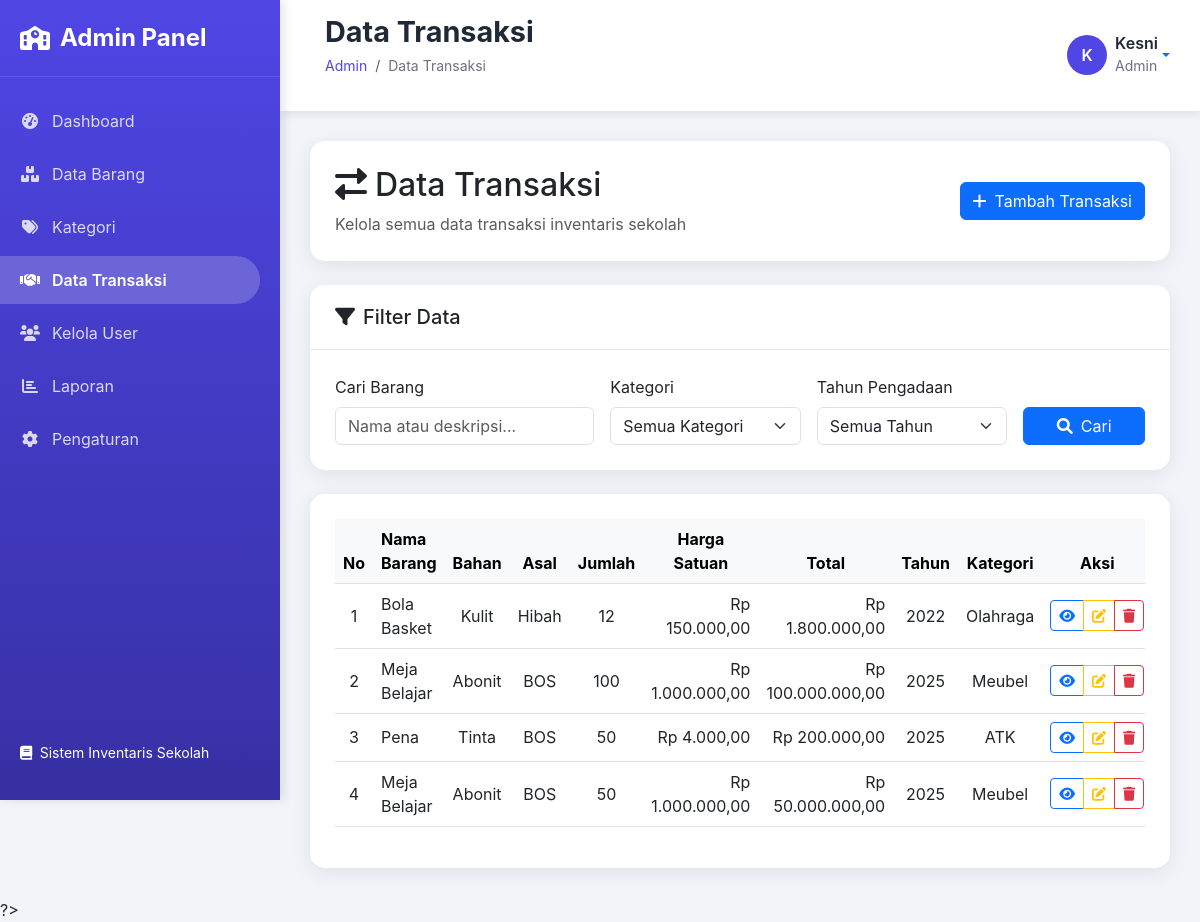
/admin/transaksi/index.php (signed in), run on the app's committed database.
### tables this page shows
CREATE TABLE `transaksi` (
  `id` int(11) NOT NULL,
  `kategori_id` int(11) DEFAULT NULL,
  `nama_barang` varchar(200) NOT NULL,
  `deskripsi` longtext DEFAULT NULL,
  `bahan` varchar(255) DEFAULT NULL,
  `asal` varchar(255) DEFAULT NULL,
  `jumlah` int(11) DEFAULT NULL,
  `harga_satuan` decimal(15,2) NOT NULL DEFAULT 0.00,
  `total` decimal(15,2) DEFAULT 0.00,
  `tahun_pengadaan` year(4) DEFAULT NULL,
  `created_at` timestamp NULL DEFAULT current_timestamp(),
  `updated_at` timestamp NULL DEFAULT current_timestamp() ON UPDATE current_timestamp()
);

CREATE TABLE `kategori` (
  `id` int(11) NOT NULL,
  `nama_kategori` varchar(100) NOT NULL,
  `deskripsi` text DEFAULT NULL,
  `created_at` timestamp NULL DEFAULT current_timestamp(),
  `updated_at` timestamp NULL DEFAULT current_timestamp() ON UPDATE current_timestamp()
);

### admin/transaksi/index.php (the view, shortened to what this page needs)
<?php
require_once '../includes/header.php';
?>
<?php
$search = isset($_GET['search']) ? validateInput($_GET['search']) : '';
$page = isset($_GET['page']) ? max(1, (int)$_GET['page']) : 1;
$limit = 10;
$offset = ($page - 1) * $limit;
try {
    $pdo = new PDO("mysql:host=localhost;dbname=inventaris_sekolah", "root", "");
    $pdo->setAttribute(PDO::ATTR_ERRMODE, PDO::ERRMODE_EXCEPTION);
    $where = [];
    $where_clause = $where ? "WHERE " . implode(" AND ", $where) : "";
    $query = "
        SELECT t.*, k.nama_kategori
        FROM transaksi t
        LEFT JOIN kategori k ON t.kategori_id = k.id
        $where_clause
        ORDER BY t.created_at DESC
        LIMIT :limit OFFSET :offset
    ";
    $stmt = $pdo->prepare($query);
    $stmt->bindValue(':limit', (int)$limit, PDO::PARAM_INT);
    $stmt->bindValue(':offset', (int)$offset, PDO::PARAM_INT);
    $stmt->execute();
    $transaksi_list = $stmt->fetchAll(PDO::FETCH_ASSOC);
} catch (Exception $e) {
    error_log("[admin/transaksi/index.php] " . $e->getMessage());
    $transaksi_list = [];
    $total_pages = 0;
    $kategori_list = [];
    $total_records = 0;
}
?>
<div class="row mb-4">
    <div class="col-12">
        <div class="card">
            <div class="card-body">
                <div class="row align-items-center">
                    <div class="col-md-8">
                        <h2 class="mb-2">
                            <i class="fas fa-exchange-alt me-2"></i>Data Transaksi
                        </h2>
                        <p class="text-muted mb-0">Kelola semua data transaksi inventaris sekolah</p>
                    </div>
                    <div class="col-md-4 text-md-end">
                        <a href="?action=add" class="btn btn-primary">
                            <i class="fas fa-plus me-2"></i>Tambah Transaksi
                        </a>
                    </div>
                </div>
            </div>
        </div>
    </div>
</div>
<div class="row mb-4">
    <div class="col-12">
        <div class="card">
            <div class="card-header">
                <h5 class="mb-0"><i class="fas fa-filter me-2"></i>Filter Data</h5>
            </div>
            <div class="card-body">
                <form method="GET" action="" class="row g-3">
                    <div class="col-lg-4 col-md-6 col-12">
                        <label for="search" class="form-label">Cari Barang</label>
                        <input type="text" class="form-control" id="search" name="search"
                            value="<?= htmlspecialchars($search) ?>" placeholder="Nama atau deskripsi...">
                    </div>
                    <div class="col-lg-3 col-md-6 col-12">
                        <label for="kategori" class="form-label">Kategori</label>
                        <select class="form-select" id="kategori" name="kategori">
                            <option value="">Semua Kategori</option>
                        </select>
                    </div>
                    <div class="col-lg-3 col-md-6 col-12">
                        <label for="tahun" class="form-label">Tahun Pengadaan</label>
                        <select class="form-select" id="tahun" name="tahun">
                            <option value="">Semua Tahun</option>
                        </select>
                    </div>
                    <div class="col-lg-2 col-md-6 col-12">
                        <label class="form-label">&nbsp;</label>
                        <div class="d-grid">
                            <button type="submit" class="btn btn-primary">
                                <i class="fas fa-search me-2"></i><span class="d-none d-md-inline">Cari</span>
                            </button>
                        </div>
                    </div>
                </form>
            </div>
        </div>
    </div>
</div>
<div class="row">
    <div class="col-12">
        <div class="card">
            <div class="card-body">
                <?php if (empty($transaksi_list)): ?>
                    <div class="text-center py-5">
                        <i class="fas fa-exchange-alt fa-3x text-muted mb-3"></i>
                        <h5 class="text-muted">Tidak ada data transaksi</h5>
                        <p class="text-muted">Tambahkan transaksi baru</p>
                        <a href="?action=add" class="btn btn-primary"><i class="fas fa-plus me-1"></i>Tambah Transaksi</a>
                    </div>
                <?php else: ?>
                    <div class="table-responsive">
                        <table class="table table-hover align-middle">
                            <thead class="table-light text-center">
                                <tr>
                                    <th style="width:60px">No</th>
                                    <th class="text-start">Nama Barang</th>
                                    <th>Bahan</th>
                                    <th>Asal</th>
                                    <th>Jumlah</th>
                                    <th>Harga Satuan</th>
                                    <th>Total</th>
                                    <th class="d-none d-md-table-cell">Tahun</th>
                                    <th class="d-none d-md-table-cell">Kategori</th>
                                    <th>Aksi</th>
                                </tr>
                            </thead>
                            <tbody>
                                <?php $no = ($offset ?? 0) + 1; ?>
                                <?php foreach ($transaksi_list as $t): ?>
                                    <tr>
                                        <td class="text-center"><?= $no++ ?></td>
                                        <td><?= htmlspecialchars($t['nama_barang'] ?? '-') ?></td>
                                        <td class="text-center"><?= htmlspecialchars($t['bahan'] ?? '-') ?></td>
                                        <td class="text-center"><?= htmlspecialchars($t['asal'] ?? '-') ?></td>
                                        <td class="text-center"><?= (int)($t['jumlah'] ?? 0) ?></td>
                                        <td class="text-end">Rp <?= number_format((float)($t['harga_satuan'] ?? 0), 2, ',', '.') ?></td>
                                        <td class="text-end">Rp <?= number_format((float)($t['total'] ?? 0), 2, ',', '.') ?></td>
                                        <td class="text-center d-none d-md-table-cell"><?= htmlspecialchars($t['tahun_pengadaan'] ?? '-') ?></td>
                                        <td class="text-center d-none d-md-table-cell"><?= htmlspecialchars($t['nama_kategori'] ?? '-') ?></td>
                                        <td class="text-center">
                                            <div class="btn-group" role="group">
                                                <button type="button" class="btn btn-sm btn-outline-primary" onclick="showDetail(<?= $t['id'] ?>)"><i class="fas fa-eye"></i></button>
                                                <a href="?action=edit&id=<?= $t['id'] ?>" class="btn btn-sm btn-outline-warning"><i class="fas fa-edit"></i></a>
                                                <button type="button" class="btn btn-sm btn-outline-danger" onclick="showDeleteModal(<?= $t['id'] ?>, '<?= htmlspecialchars(addslashes($t['nama_barang'] ?? 'Transaksi')) ?>')"><i class="fas fa-trash"></i></button>
                                            </div>
                                        </td>
                                    </tr>
                                <?php endforeach; ?>
                            </tbody>
                        </table>
                    </div>
                <?php endif; ?>
            </div>
        </div>
    </div>
</div>
<?php require_once '../includes/footer.php'; ?>

### admin/includes/header.php (style rules this page uses)
:root { --primary-color: #4f46e5; --primary-dark: #3730a3; --secondary-color: #7c3aed; --success-color: #10b981; --warning-color: #f59e0b; --danger-color: #ef4444; --dark-color: #1f2937; --light-color: #f8fafc; --gray-color: #6b7280; --sidebar-width: 280px; --header-height: 70px; }
* { margin: 0; padding: 0; box-sizing: border-box; }
body { font-family: 'Inter', -apple-system, BlinkMacSystemFont, 'Segoe UI', Roboto, sans-serif; background: #f1f5f9; overflow-x: hidden; }
.card { border: none; border-radius: 15px; box-shadow: 0 5px 20px rgba(0, 0, 0, 0.08); transition: all 0.3s ease; }
.card-header { background: white; border-bottom: 1px solid #e5e7eb; border-radius: 15px 15px 0 0 !important; padding: 20px 25px; }
.card-body { padding: 25px; }

### data on the page
transaksi: nama_barang "Bola Basket", bahan "Kulit", asal "Hibah", jumlah "12", harga_satuan "150.000,00", total "1.800.000,00", tahun_pengadaan "2022", kategori.nama_kategori "Olahraga"
transaksi: nama_barang "Meja Belajar", bahan "Abonit", asal "BOS", jumlah "100", harga_satuan "1.000.000,00", total "100.000.000,00", tahun_pengadaan "2025", kategori.nama_kategori "Meubel"
transaksi: nama_barang "Pena", bahan "Tinta", asal "BOS", jumlah "50", harga_satuan "4.000,00", total "200.000,00", tahun_pengadaan "2025", kategori.nama_kategori "ATK"
transaksi: nama_barang "Meja Belajar", bahan "Abonit", asal "BOS", jumlah "50", harga_satuan "1.000.000,00", total "50.000.000,00", tahun_pengadaan "2025", kategori.nama_kategori "Meubel"

### other printed values
$page_title "Data Transaksi"
substr($user_name, 0, 1) "K"
$user_name "Kesni"
$user_role "Admin"
